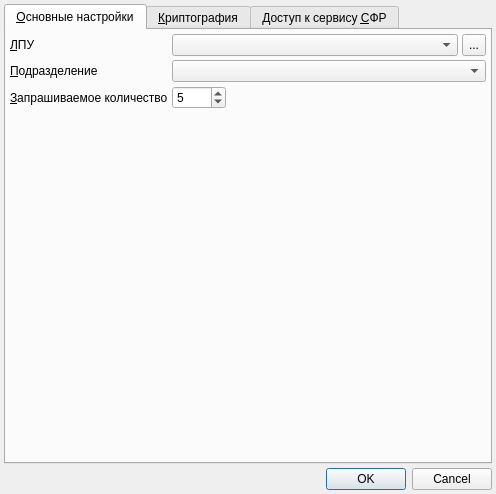
<?xml version="1.0" encoding="UTF-8"?>
<ui version="4.0">
 <class>appPreferencesDialog</class>
 <widget class="QDialog" name="appPreferencesDialog">
  <property name="windowModality">
   <enum>Qt::ApplicationModal</enum>
  </property>
  <property name="geometry">
   <rect>
    <x>0</x>
    <y>0</y>
    <width>496</width>
    <height>494</height>
   </rect>
  </property>
  <property name="windowTitle">
   <string>Умолчания</string>
  </property>
  <property name="autoFillBackground">
   <bool>false</bool>
  </property>
  <property name="sizeGripEnabled">
   <bool>false</bool>
  </property>
  <property name="modal">
   <bool>true</bool>
  </property>
  <layout class="QVBoxLayout" name="verticalLayout_4">
   <property name="spacing">
    <number>4</number>
   </property>
   <property name="margin">
    <number>4</number>
   </property>
   <item>
    <widget class="QTabWidget" name="tabWidget">
     <property name="currentIndex">
      <number>0</number>
     </property>
     <widget class="QWidget" name="tabMain">
      <attribute name="title">
       <string>&amp;Основные настройки</string>
      </attribute>
      <layout class="QGridLayout" name="gridLayout_2">
       <property name="margin">
        <number>4</number>
       </property>
       <property name="spacing">
        <number>4</number>
       </property>
       <item row="0" column="0">
        <widget class="QLabel" name="lblOrganisation">
         <property name="sizePolicy">
          <sizepolicy hsizetype="Maximum" vsizetype="Preferred">
           <horstretch>0</horstretch>
           <verstretch>0</verstretch>
          </sizepolicy>
         </property>
         <property name="minimumSize">
          <size>
           <width>130</width>
           <height>0</height>
          </size>
         </property>
         <property name="text">
          <string>&amp;ЛПУ</string>
         </property>
         <property name="buddy">
          <cstring>cmbOrganisation</cstring>
         </property>
        </widget>
       </item>
       <item row="0" column="1" colspan="2">
        <widget class="CPolyclinicComboBox" name="cmbOrganisation"/>
       </item>
       <item row="0" column="3">
        <widget class="QToolButton" name="btnSelectOrganisation">
         <property name="sizePolicy">
          <sizepolicy hsizetype="Fixed" vsizetype="Ignored">
           <horstretch>0</horstretch>
           <verstretch>0</verstretch>
          </sizepolicy>
         </property>
         <property name="text">
          <string>...</string>
         </property>
        </widget>
       </item>
       <item row="1" column="0">
        <widget class="QLabel" name="lblOrgStructure">
         <property name="sizePolicy">
          <sizepolicy hsizetype="Maximum" vsizetype="Preferred">
           <horstretch>0</horstretch>
           <verstretch>0</verstretch>
          </sizepolicy>
         </property>
         <property name="minimumSize">
          <size>
           <width>130</width>
           <height>0</height>
          </size>
         </property>
         <property name="text">
          <string>&amp;Подразделение</string>
         </property>
         <property name="buddy">
          <cstring>cmbOrgStructure</cstring>
         </property>
        </widget>
       </item>
       <item row="1" column="1" colspan="3">
        <widget class="COrgStructureComboBox" name="cmbOrgStructure"/>
       </item>
       <item row="2" column="0">
        <widget class="QLabel" name="lblRequestedNumbersQuantity">
         <property name="text">
          <string>&amp;Запрашиваемое количество</string>
         </property>
         <property name="buddy">
          <cstring>edtRequestedNumbersQuantity</cstring>
         </property>
        </widget>
       </item>
       <item row="2" column="1">
        <widget class="QSpinBox" name="edtRequestedNumbersQuantity">
         <property name="sizePolicy">
          <sizepolicy hsizetype="Maximum" vsizetype="Fixed">
           <horstretch>0</horstretch>
           <verstretch>0</verstretch>
          </sizepolicy>
         </property>
         <property name="minimum">
          <number>1</number>
         </property>
         <property name="maximum">
          <number>1000</number>
         </property>
         <property name="value">
          <number>5</number>
         </property>
        </widget>
       </item>
       <item row="2" column="2" colspan="2">
        <spacer name="horizontalSpacer">
         <property name="orientation">
          <enum>Qt::Horizontal</enum>
         </property>
         <property name="sizeHint" stdset="0">
          <size>
           <width>40</width>
           <height>20</height>
          </size>
         </property>
        </spacer>
       </item>
       <item row="3" column="0">
        <spacer name="verticalSpacer1">
         <property name="orientation">
          <enum>Qt::Vertical</enum>
         </property>
         <property name="sizeHint" stdset="0">
          <size>
           <width>61</width>
           <height>174</height>
          </size>
         </property>
        </spacer>
       </item>
      </layout>
     </widget>
     <widget class="QWidget" name="tabCryptography">
      <attribute name="title">
       <string>&amp;Криптография</string>
      </attribute>
      <layout class="QGridLayout" name="gridLayout_3">
       <property name="margin">
        <number>4</number>
       </property>
       <property name="spacing">
        <number>4</number>
       </property>
       <item row="1" column="0">
        <widget class="QRadioButton" name="rbnOwnPK">
         <property name="text">
          <string>Ключ по &amp;СНИЛС</string>
         </property>
         <property name="checked">
          <bool>true</bool>
         </property>
        </widget>
       </item>
       <item row="0" column="1" colspan="2">
        <widget class="QComboBox" name="cmbCsp"/>
       </item>
       <item row="0" column="0">
        <widget class="QLabel" name="lblCsp">
         <property name="sizePolicy">
          <sizepolicy hsizetype="Maximum" vsizetype="Preferred">
           <horstretch>0</horstretch>
           <verstretch>0</verstretch>
          </sizepolicy>
         </property>
         <property name="minimumSize">
          <size>
           <width>130</width>
           <height>0</height>
          </size>
         </property>
         <property name="text">
          <string>Крипто&amp;провайдер</string>
         </property>
         <property name="buddy">
          <cstring>cmbCsp</cstring>
         </property>
        </widget>
       </item>
       <item row="3" column="0">
        <spacer name="verticalSpacer2">
         <property name="orientation">
          <enum>Qt::Vertical</enum>
         </property>
         <property name="sizeHint" stdset="0">
          <size>
           <width>20</width>
           <height>40</height>
          </size>
         </property>
        </spacer>
       </item>
       <item row="2" column="0">
        <widget class="QRadioButton" name="rbnCustomPK">
         <property name="text">
          <string>&amp;Произвольный ключ</string>
         </property>
        </widget>
       </item>
       <item row="2" column="1" colspan="2">
        <widget class="CCertComboBox" name="cmbUserCert"/>
       </item>
      </layout>
     </widget>
     <widget class="QWidget" name="tabFss">
      <attribute name="title">
       <string>Доступ к сервису &amp;СФР</string>
      </attribute>
      <layout class="QGridLayout" name="gridLayout">
       <property name="margin">
        <number>4</number>
       </property>
       <property name="spacing">
        <number>4</number>
       </property>
       <item row="4" column="1">
        <widget class="QLineEdit" name="edtProxyAddress">
         <property name="enabled">
          <bool>false</bool>
         </property>
        </widget>
       </item>
       <item row="7" column="0">
        <spacer name="verticalSpacer3">
         <property name="orientation">
          <enum>Qt::Vertical</enum>
         </property>
         <property name="sizeHint" stdset="0">
          <size>
           <width>20</width>
           <height>40</height>
          </size>
         </property>
        </spacer>
       </item>
       <item row="0" column="0">
        <widget class="QLabel" name="lblServiceUrl">
         <property name="sizePolicy">
          <sizepolicy hsizetype="Maximum" vsizetype="Preferred">
           <horstretch>0</horstretch>
           <verstretch>0</verstretch>
          </sizepolicy>
         </property>
         <property name="minimumSize">
          <size>
           <width>130</width>
           <height>0</height>
          </size>
         </property>
         <property name="text">
          <string>&amp;URL сервиса</string>
         </property>
         <property name="buddy">
          <cstring>edtServiceUrl</cstring>
         </property>
        </widget>
       </item>
       <item row="2" column="0">
        <widget class="QLabel" name="lblFssCert">
         <property name="enabled">
          <bool>false</bool>
         </property>
         <property name="text">
          <string>&amp;Сертификат СФР</string>
         </property>
         <property name="buddy">
          <cstring>cmbFssCert</cstring>
         </property>
        </widget>
       </item>
       <item row="6" column="1">
        <widget class="QLineEdit" name="edtProxyLogin">
         <property name="enabled">
          <bool>false</bool>
         </property>
        </widget>
       </item>
       <item row="4" column="3">
        <widget class="QLabel" name="lblProxyPort">
         <property name="enabled">
          <bool>false</bool>
         </property>
         <property name="text">
          <string>&amp;порт</string>
         </property>
         <property name="buddy">
          <cstring>edtProxyPort</cstring>
         </property>
        </widget>
       </item>
       <item row="2" column="1" colspan="4">
        <widget class="CCertComboBox" name="cmbFssCert">
         <property name="enabled">
          <bool>false</bool>
         </property>
        </widget>
       </item>
       <item row="0" column="1" colspan="4">
        <widget class="QLineEdit" name="edtServiceUrl"/>
       </item>
       <item row="1" column="0" colspan="5">
        <widget class="QCheckBox" name="chkUseEncryption">
         <property name="text">
          <string>Использовать &amp;шифрование сообщений</string>
         </property>
        </widget>
       </item>
       <item row="3" column="0" colspan="5">
        <widget class="QCheckBox" name="chkUseProxy">
         <property name="text">
          <string>Использовать прокси-&amp;сервер</string>
         </property>
        </widget>
       </item>
       <item row="4" column="0">
        <widget class="QLabel" name="lblProxyAddress">
         <property name="enabled">
          <bool>false</bool>
         </property>
         <property name="text">
          <string>&amp;Адрес сервера</string>
         </property>
         <property name="buddy">
          <cstring>edtProxyAddress</cstring>
         </property>
        </widget>
       </item>
       <item row="4" column="4">
        <widget class="QSpinBox" name="edtProxyPort">
         <property name="enabled">
          <bool>false</bool>
         </property>
         <property name="sizePolicy">
          <sizepolicy hsizetype="Maximum" vsizetype="Fixed">
           <horstretch>0</horstretch>
           <verstretch>0</verstretch>
          </sizepolicy>
         </property>
         <property name="minimum">
          <number>0</number>
         </property>
         <property name="maximum">
          <number>65535</number>
         </property>
         <property name="value">
          <number>3128</number>
         </property>
        </widget>
       </item>
       <item row="5" column="0" colspan="5">
        <widget class="QCheckBox" name="chkProxyUseAuth">
         <property name="enabled">
          <bool>false</bool>
         </property>
         <property name="text">
          <string>Прокси-сервер требует ау&amp;тентификацию</string>
         </property>
        </widget>
       </item>
       <item row="6" column="0">
        <widget class="QLabel" name="lblProxyLogin">
         <property name="enabled">
          <bool>false</bool>
         </property>
         <property name="text">
          <string>&amp;Имя</string>
         </property>
         <property name="buddy">
          <cstring>edtProxyLogin</cstring>
         </property>
        </widget>
       </item>
       <item row="6" column="3">
        <widget class="QLabel" name="lblProxyPassword">
         <property name="enabled">
          <bool>false</bool>
         </property>
         <property name="text">
          <string>па&amp;роль</string>
         </property>
         <property name="buddy">
          <cstring>edtProxyPassword</cstring>
         </property>
        </widget>
       </item>
       <item row="6" column="4">
        <widget class="QLineEdit" name="edtProxyPassword">
         <property name="enabled">
          <bool>false</bool>
         </property>
        </widget>
       </item>
      </layout>
     </widget>
    </widget>
   </item>
   <item>
    <widget class="QDialogButtonBox" name="buttonBox">
     <property name="orientation">
      <enum>Qt::Horizontal</enum>
     </property>
     <property name="standardButtons">
      <set>QDialogButtonBox::Cancel|QDialogButtonBox::Ok</set>
     </property>
    </widget>
   </item>
  </layout>
 </widget>
 <customwidgets>
  <customwidget>
   <class>CPolyclinicComboBox</class>
   <extends>QComboBox</extends>
   <header location="global">Orgs/OrgComboBox.h</header>
  </customwidget>
  <customwidget>
   <class>COrgStructureComboBox</class>
   <extends>QComboBox</extends>
   <header location="global">Orgs/OrgStructComboBoxes.h</header>
  </customwidget>
  <customwidget>
   <class>CCertComboBox</class>
   <extends>QComboBox</extends>
   <header location="global">library/CertComboBox</header>
  </customwidget>
 </customwidgets>
 <tabstops>
  <tabstop>tabWidget</tabstop>
  <tabstop>cmbOrganisation</tabstop>
  <tabstop>btnSelectOrganisation</tabstop>
  <tabstop>cmbOrgStructure</tabstop>
  <tabstop>edtRequestedNumbersQuantity</tabstop>
  <tabstop>cmbCsp</tabstop>
  <tabstop>rbnOwnPK</tabstop>
  <tabstop>rbnCustomPK</tabstop>
  <tabstop>cmbUserCert</tabstop>
  <tabstop>edtServiceUrl</tabstop>
  <tabstop>chkUseEncryption</tabstop>
  <tabstop>cmbFssCert</tabstop>
  <tabstop>chkUseProxy</tabstop>
  <tabstop>edtProxyAddress</tabstop>
  <tabstop>edtProxyPort</tabstop>
  <tabstop>chkProxyUseAuth</tabstop>
  <tabstop>edtProxyLogin</tabstop>
  <tabstop>edtProxyPassword</tabstop>
  <tabstop>buttonBox</tabstop>
 </tabstops>
 <resources/>
 <connections>
  <connection>
   <sender>buttonBox</sender>
   <signal>accepted()</signal>
   <receiver>appPreferencesDialog</receiver>
   <slot>accept()</slot>
   <hints>
    <hint type="sourcelabel">
     <x>183</x>
     <y>489</y>
    </hint>
    <hint type="destinationlabel">
     <x>123</x>
     <y>497</y>
    </hint>
   </hints>
  </connection>
  <connection>
   <sender>buttonBox</sender>
   <signal>rejected()</signal>
   <receiver>appPreferencesDialog</receiver>
   <slot>reject()</slot>
   <hints>
    <hint type="sourcelabel">
     <x>262</x>
     <y>489</y>
    </hint>
    <hint type="destinationlabel">
     <x>285</x>
     <y>498</y>
    </hint>
   </hints>
  </connection>
  <connection>
   <sender>chkUseEncryption</sender>
   <signal>toggled(bool)</signal>
   <receiver>cmbFssCert</receiver>
   <slot>setEnabled(bool)</slot>
   <hints>
    <hint type="sourcelabel">
     <x>220</x>
     <y>67</y>
    </hint>
    <hint type="destinationlabel">
     <x>218</x>
     <y>84</y>
    </hint>
   </hints>
  </connection>
  <connection>
   <sender>chkUseEncryption</sender>
   <signal>toggled(bool)</signal>
   <receiver>lblFssCert</receiver>
   <slot>setEnabled(bool)</slot>
   <hints>
    <hint type="sourcelabel">
     <x>147</x>
     <y>71</y>
    </hint>
    <hint type="destinationlabel">
     <x>68</x>
     <y>82</y>
    </hint>
   </hints>
  </connection>
 </connections>
</ui>
